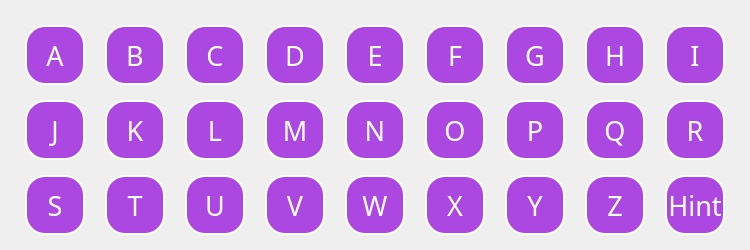
     <widget class="QWidget" name="gridWidget" native="true">
      <property name="sizePolicy">
       <sizepolicy hsizetype="Fixed" vsizetype="Fixed">
        <horstretch>0</horstretch>
        <verstretch>0</verstretch>
       </sizepolicy>
      </property>
      <property name="minimumSize">
       <size>
        <width>750</width>
        <height>250</height>
       </size>
      </property>
      <property name="maximumSize">
       <size>
        <width>750</width>
        <height>250</height>
       </size>
      </property>
      <layout class="QGridLayout" name="gridLayout">
       <item row="0" column="5">
        <widget class="QPushButton" name="pushButton_F">
         <property name="sizePolicy">
          <sizepolicy hsizetype="Fixed" vsizetype="Fixed">
           <horstretch>0</horstretch>
           <verstretch>0</verstretch>
          </sizepolicy>
         </property>
         <property name="minimumSize">
          <size>
           <width>60</width>
           <height>60</height>
          </size>
         </property>
         <property name="maximumSize">
          <size>
           <width>50</width>
           <height>50</height>
          </size>
         </property>
         <property name="font">
          <font>
           <family>Chalkboard</family>
           <pointsize>20</pointsize>
           <weight>50</weight>
           <italic>false</italic>
           <bold>false</bold>
          </font>
         </property>
         <property name="styleSheet">
          <string notr="true">color: white;
background : rgb(172, 71, 226);
border: 2px solid white;
border-radius: 20px;
font: 20pt &quot;Chalkboard&quot;;

</string>
         </property>
         <property name="text">
          <string>F</string>
         </property>
        </widget>
       </item>
       <item row="0" column="2">
        <widget class="QPushButton" name="pushButton_C">
         <property name="sizePolicy">
          <sizepolicy hsizetype="Fixed" vsizetype="Fixed">
           <horstretch>0</horstretch>
           <verstretch>0</verstretch>
          </sizepolicy>
         </property>
         <property name="minimumSize">
          <size>
           <width>60</width>
           <height>60</height>
          </size>
         </property>
         <property name="maximumSize">
          <size>
           <width>50</width>
           <height>50</height>
          </size>
         </property>
         <property name="font">
          <font>
           <family>Chalkboard</family>
           <pointsize>20</pointsize>
           <weight>50</weight>
           <italic>false</italic>
           <bold>false</bold>
          </font>
         </property>
         <property name="styleSheet">
          <string notr="true">color: white;
background : rgb(172, 71, 226);
border: 2px solid white;
border-radius: 20px;
font: 20pt &quot;Chalkboard&quot;;

</string>
         </property>
         <property name="text">
          <string>C</string>
         </property>
        </widget>
       </item>
       <item row="0" column="1">
        <widget class="QPushButton" name="pushButton_B">
         <property name="sizePolicy">
          <sizepolicy hsizetype="Fixed" vsizetype="Fixed">
           <horstretch>0</horstretch>
           <verstretch>0</verstretch>
          </sizepolicy>
         </property>
         <property name="minimumSize">
          <size>
           <width>60</width>
           <height>60</height>
          </size>
         </property>
         <property name="maximumSize">
          <size>
           <width>50</width>
           <height>50</height>
          </size>
         </property>
         <property name="font">
          <font>
           <family>Chalkboard</family>
           <pointsize>20</pointsize>
           <weight>50</weight>
           <italic>false</italic>
           <bold>false</bold>
          </font>
         </property>
         <property name="styleSheet">
          <string notr="true">color: white;
background : rgb(172, 71, 226);
border: 2px solid white;
border-radius: 20px;
font: 20pt &quot;Chalkboard&quot;;

</string>
         </property>
         <property name="text">
          <string>B</string>
         </property>
        </widget>
       </item>
       <item row="0" column="6">
        <widget class="QPushButton" name="pushButton_G">
         <property name="sizePolicy">
          <sizepolicy hsizetype="Fixed" vsizetype="Fixed">
           <horstretch>0</horstretch>
           <verstretch>0</verstretch>
          </sizepolicy>
         </property>
         <property name="minimumSize">
          <size>
           <width>60</width>
           <height>60</height>
          </size>
         </property>
         <property name="maximumSize">
          <size>
           <width>50</width>
           <height>50</height>
          </size>
         </property>
         <property name="font">
          <font>
           <family>Chalkboard</family>
           <pointsize>20</pointsize>
           <weight>50</weight>
           <italic>false</italic>
           <bold>false</bold>
          </font>
         </property>
         <property name="styleSheet">
          <string notr="true">color: white;
background : rgb(172, 71, 226);
border: 2px solid white;
border-radius: 20px;
font: 20pt &quot;Chalkboard&quot;;

</string>
         </property>
         <property name="text">
          <string>G</string>
         </property>
        </widget>
       </item>
       <item row="0" column="4">
        <widget class="QPushButton" name="pushButton_E">
         <property name="sizePolicy">
          <sizepolicy hsizetype="Fixed" vsizetype="Fixed">
           <horstretch>0</horstretch>
           <verstretch>0</verstretch>
          </sizepolicy>
         </property>
         <property name="minimumSize">
          <size>
           <width>60</width>
           <height>60</height>
          </size>
         </property>
         <property name="maximumSize">
          <size>
           <width>50</width>
           <height>50</height>
          </size>
         </property>
         <property name="font">
          <font>
           <family>Chalkboard</family>
           <pointsize>20</pointsize>
           <weight>50</weight>
           <italic>false</italic>
           <bold>false</bold>
          </font>
         </property>
         <property name="styleSheet">
          <string notr="true">color: white;
background : rgb(172, 71, 226);
border: 2px solid white;
border-radius: 20px;
font: 20pt &quot;Chalkboard&quot;;

</string>
         </property>
         <property name="text">
          <string>E</string>
         </property>
        </widget>
       </item>
       <item row="0" column="7">
        <widget class="QPushButton" name="pushButton_H">
         <property name="sizePolicy">
          <sizepolicy hsizetype="Fixed" vsizetype="Fixed">
           <horstretch>0</horstretch>
           <verstretch>0</verstretch>
          </sizepolicy>
         </property>
         <property name="minimumSize">
          <size>
           <width>60</width>
           <height>60</height>
          </size>
         </property>
         <property name="maximumSize">
          <size>
           <width>50</width>
           <height>50</height>
          </size>
         </property>
         <property name="font">
          <font>
           <family>Chalkboard</family>
           <pointsize>20</pointsize>
           <weight>50</weight>
           <italic>false</italic>
           <bold>false</bold>
          </font>
         </property>
         <property name="styleSheet">
          <string notr="true">color: white;
background : rgb(172, 71, 226);
border: 2px solid white;
border-radius: 20px;
font: 20pt &quot;Chalkboard&quot;;

</string>
         </property>
         <property name="text">
          <string>H</string>
         </property>
        </widget>
       </item>
       <item row="0" column="8">
        <widget class="QPushButton" name="pushButton_I">
         <property name="sizePolicy">
          <sizepolicy hsizetype="Fixed" vsizetype="Fixed">
           <horstretch>0</horstretch>
           <verstretch>0</verstretch>
          </sizepolicy>
         </property>
         <property name="minimumSize">
          <size>
           <width>60</width>
           <height>60</height>
          </size>
         </property>
         <property name="maximumSize">
          <size>
           <width>50</width>
           <height>50</height>
          </size>
         </property>
         <property name="font">
          <font>
           <family>Chalkboard</family>
           <pointsize>20</pointsize>
           <weight>50</weight>
           <italic>false</italic>
           <bold>false</bold>
          </font>
         </property>
         <property name="styleSheet">
          <string notr="true">color: white;
background : rgb(172, 71, 226);
border: 2px solid white;
border-radius: 20px;
font: 20pt &quot;Chalkboard&quot;;

</string>
         </property>
         <property name="text">
          <string>I</string>
         </property>
        </widget>
       </item>
       <item row="0" column="3">
        <widget class="QPushButton" name="pushButton_D">
         <property name="sizePolicy">
          <sizepolicy hsizetype="Fixed" vsizetype="Fixed">
           <horstretch>0</horstretch>
           <verstretch>0</verstretch>
          </sizepolicy>
         </property>
         <property name="minimumSize">
          <size>
           <width>60</width>
           <height>60</height>
          </size>
         </property>
         <property name="maximumSize">
          <size>
           <width>50</width>
           <height>50</height>
          </size>
         </property>
         <property name="font">
          <font>
           <family>Chalkboard</family>
           <pointsize>20</pointsize>
           <weight>50</weight>
           <italic>false</italic>
           <bold>false</bold>
          </font>
         </property>
         <property name="styleSheet">
          <string notr="true">color: white;
background : rgb(172, 71, 226);
border: 2px solid white;
border-radius: 20px;
font: 20pt &quot;Chalkboard&quot;;

</string>
         </property>
         <property name="text">
          <string>D</string>
         </property>
        </widget>
       </item>
       <item row="0" column="0">
        <widget class="QPushButton" name="pushButton_A">
         <property name="sizePolicy">
          <sizepolicy hsizetype="Fixed" vsizetype="Fixed">
           <horstretch>0</horstretch>
           <verstretch>0</verstretch>
          </sizepolicy>
         </property>
         <property name="minimumSize">
          <size>
           <width>60</width>
           <height>60</height>
          </size>
         </property>
         <property name="maximumSize">
          <size>
           <width>50</width>
           <height>50</height>
          </size>
         </property>
         <property name="font">
          <font>
           <family>Chalkboard</family>
           <pointsize>20</pointsize>
           <weight>50</weight>
           <italic>false</italic>
           <bold>false</bold>
          </font>
         </property>
         <property name="styleSheet">
          <string notr="true">color: white;
background : rgb(172, 71, 226);
border: 2px solid white;
border-radius: 20px;
font: 20pt &quot;Chalkboard&quot;;

</string>
         </property>
         <property name="text">
          <string>A</string>
         </property>
        </widget>
       </item>
       <item row="1" column="0">
        <widget class="QPushButton" name="pushButton_J">
         <property name="sizePolicy">
          <sizepolicy hsizetype="Fixed" vsizetype="Fixed">
           <horstretch>0</horstretch>
           <verstretch>0</verstretch>
          </sizepolicy>
         </property>
         <property name="minimumSize">
          <size>
           <width>60</width>
           <height>60</height>
          </size>
         </property>
         <property name="maximumSize">
          <size>
           <width>50</width>
           <height>50</height>
          </size>
         </property>
         <property name="font">
          <font>
           <family>Chalkboard</family>
           <pointsize>20</pointsize>
           <weight>50</weight>
           <italic>false</italic>
           <bold>false</bold>
          </font>
         </property>
         <property name="styleSheet">
          <string notr="true">color: white;
background : rgb(172, 71, 226);
border: 2px solid white;
border-radius: 20px;
font: 20pt &quot;Chalkboard&quot;;

</string>
         </property>
         <property name="text">
          <string>J</string>
         </property>
        </widget>
       </item>
       <item row="2" column="0">
        <widget class="QPushButton" name="pushButton_S">
         <property name="sizePolicy">
          <sizepolicy hsizetype="Fixed" vsizetype="Fixed">
           <horstretch>0</horstretch>
           <verstretch>0</verstretch>
          </sizepolicy>
         </property>
         <property name="minimumSize">
          <size>
           <width>60</width>
           <height>60</height>
          </size>
         </property>
         <property name="maximumSize">
          <size>
           <width>50</width>
           <height>50</height>
          </size>
         </property>
         <property name="font">
          <font>
           <family>Chalkboard</family>
           <pointsize>20</pointsize>
           <weight>50</weight>
           <italic>false</italic>
           <bold>false</bold>
          </font>
         </property>
         <property name="styleSheet">
          <string notr="true">color: white;
background : rgb(172, 71, 226);
border: 2px solid white;
border-radius: 20px;
font: 20pt &quot;Chalkboard&quot;;

</string>
         </property>
         <property name="text">
          <string>S</string>
         </property>
        </widget>
       </item>
       <item row="1" column="1">
        <widget class="QPushButton" name="pushButton_K">
         <property name="sizePolicy">
          <sizepolicy hsizetype="Fixed" vsizetype="Fixed">
           <horstretch>0</horstretch>
           <verstretch>0</verstretch>
          </sizepolicy>
         </property>
         <property name="minimumSize">
          <size>
           <width>60</width>
           <height>60</height>
          </size>
         </property>
         <property name="maximumSize">
          <size>
           <width>50</width>
           <height>50</height>
          </size>
         </property>
         <property name="font">
          <font>
           <family>Chalkboard</family>
           <pointsize>20</pointsize>
           <weight>50</weight>
           <italic>false</italic>
           <bold>false</bold>
          </font>
         </property>
         <property name="styleSheet">
          <string notr="true">color: white;
background : rgb(172, 71, 226);
border: 2px solid white;
border-radius: 20px;
font: 20pt &quot;Chalkboard&quot;;

</string>
         </property>
         <property name="text">
          <string>K</string>
         </property>
        </widget>
       </item>
       <item row="1" column="2">
        <widget class="QPushButton" name="pushButton_L">
         <property name="sizePolicy">
          <sizepolicy hsizetype="Fixed" vsizetype="Fixed">
           <horstretch>0</horstretch>
           <verstretch>0</verstretch>
          </sizepolicy>
         </property>
         <property name="minimumSize">
          <size>
           <width>60</width>
           <height>60</height>
          </size>
         </property>
         <property name="maximumSize">
          <size>
           <width>50</width>
           <height>50</height>
          </size>
         </property>
         <property name="font">
          <font>
           <family>Chalkboard</family>
           <pointsize>20</pointsize>
           <weight>50</weight>
           <italic>false</italic>
           <bold>false</bold>
          </font>
         </property>
         <property name="styleSheet">
          <string notr="true">color: white;
background : rgb(172, 71, 226);
border: 2px solid white;
border-radius: 20px;
font: 20pt &quot;Chalkboard&quot;;

</string>
         </property>
         <property name="text">
          <string>L</string>
         </property>
        </widget>
       </item>
       <item row="1" column="3">
        <widget class="QPushButton" name="pushButton_M">
         <property name="sizePolicy">
          <sizepolicy hsizetype="Fixed" vsizetype="Fixed">
           <horstretch>0</horstretch>
           <verstretch>0</verstretch>
          </sizepolicy>
         </property>
         <property name="minimumSize">
          <size>
           <width>60</width>
           <height>60</height>
          </size>
         </property>
         <property name="maximumSize">
          <size>
           <width>50</width>
           <height>50</height>
          </size>
         </property>
         <property name="font">
          <font>
           <family>Chalkboard</family>
           <pointsize>20</pointsize>
           <weight>50</weight>
           <italic>false</italic>
           <bold>false</bold>
          </font>
         </property>
         <property name="styleSheet">
          <string notr="true">color: white;
background : rgb(172, 71, 226);
border: 2px solid white;
border-radius: 20px;
font: 20pt &quot;Chalkboard&quot;;

</string>
         </property>
         <property name="text">
          <string>M</string>
         </property>
        </widget>
       </item>
       <item row="1" column="4">
        <widget class="QPushButton" name="pushButton_N">
         <property name="sizePolicy">
          <sizepolicy hsizetype="Fixed" vsizetype="Fixed">
           <horstretch>0</horstretch>
           <verstretch>0</verstretch>
          </sizepolicy>
         </property>
         <property name="minimumSize">
          <size>
           <width>60</width>
           <height>60</height>
          </size>
         </property>
         <property name="maximumSize">
          <size>
           <width>50</width>
           <height>50</height>
          </size>
         </property>
         <property name="font">
          <font>
           <family>Chalkboard</family>
           <pointsize>20</pointsize>
           <weight>50</weight>
           <italic>false</italic>
           <bold>false</bold>
          </font>
         </property>
         <property name="styleSheet">
          <string notr="true">color: white;
background : rgb(172, 71, 226);
border: 2px solid white;
border-radius: 20px;
font: 20pt &quot;Chalkboard&quot;;

</string>
         </property>
         <property name="text">
          <string>N</string>
         </property>
        </widget>
       </item>
       <item row="1" column="5">
        <widget class="QPushButton" name="pushButton_O">
         <property name="sizePolicy">
          <sizepolicy hsizetype="Fixed" vsizetype="Fixed">
           <horstretch>0</horstretch>
           <verstretch>0</verstretch>
          </sizepolicy>
         </property>
         <property name="minimumSize">
          <size>
           <width>60</width>
           <height>60</height>
          </size>
         </property>
         <property name="maximumSize">
          <size>
           <width>50</width>
           <height>50</height>
          </size>
         </property>
         <property name="font">
          <font>
           <family>Chalkboard</family>
           <pointsize>20</pointsize>
           <weight>50</weight>
           <italic>false</italic>
           <bold>false</bold>
          </font>
         </property>
         <property name="styleSheet">
          <string notr="true">color: white;
background : rgb(172, 71, 226);
border: 2px solid white;
border-radius: 20px;
font: 20pt &quot;Chalkboard&quot;;

</string>
         </property>
         <property name="text">
          <string>O</string>
         </property>
        </widget>
       </item>
       <item row="1" column="6">
        <widget class="QPushButton" name="pushButton_P">
         <property name="sizePolicy">
          <sizepolicy hsizetype="Fixed" vsizetype="Fixed">
           <horstretch>0</horstretch>
           <verstretch>0</verstretch>
          </sizepolicy>
         </property>
         <property name="minimumSize">
          <size>
           <width>60</width>
           <height>60</height>
          </size>
         </property>
         <property name="maximumSize">
          <size>
           <width>50</width>
           <height>50</height>
          </size>
         </property>
         <property name="font">
          <font>
           <family>Chalkboard</family>
           <pointsize>20</pointsize>
           <weight>50</weight>
           <italic>false</italic>
           <bold>false</bold>
          </font>
         </property>
         <property name="styleSheet">
          <string notr="true">color: white;
background : rgb(172, 71, 226);
border: 2px solid white;
border-radius: 20px;
font: 20pt &quot;Chalkboard&quot;;

</string>
         </property>
         <property name="text">
          <string>P</string>
         </property>
        </widget>
       </item>
       <item row="1" column="7">
        <widget class="QPushButton" name="pushButton_Q">
         <property name="sizePolicy">
          <sizepolicy hsizetype="Fixed" vsizetype="Fixed">
           <horstretch>0</horstretch>
           <verstretch>0</verstretch>
          </sizepolicy>
         </property>
         <property name="minimumSize">
          <size>
           <width>60</width>
           <height>60</height>
          </size>
         </property>
         <property name="maximumSize">
          <size>
           <width>50</width>
           <height>50</height>
          </size>
         </property>
         <property name="font">
          <font>
           <family>Chalkboard</family>
           <pointsize>20</pointsize>
           <weight>50</weight>
           <italic>false</italic>
           <bold>false</bold>
          </font>
         </property>
         <property name="styleSheet">
          <string notr="true">color: white;
background : rgb(172, 71, 226);
border: 2px solid white;
border-radius: 20px;
font: 20pt &quot;Chalkboard&quot;;

</string>
         </property>
         <property name="text">
          <string>Q</string>
         </property>
        </widget>
       </item>
       <item row="1" column="8">
        <widget class="QPushButton" name="pushButton_R">
         <property name="sizePolicy">
          <sizepolicy hsizetype="Fixed" vsizetype="Fixed">
           <horstretch>0</horstretch>
           <verstretch>0</verstretch>
          </sizepolicy>
         </property>
         <property name="minimumSize">
          <size>
           <width>60</width>
           <height>60</height>
          </size>
         </property>
         <property name="maximumSize">
          <size>
           <width>50</width>
           <height>50</height>
          </size>
         </property>
         <property name="font">
          <font>
           <family>Chalkboard</family>
           <pointsize>20</pointsize>
           <weight>50</weight>
           <italic>false</italic>
           <bold>false</bold>
          </font>
         </property>
         <property name="styleSheet">
          <string notr="true">color: white;
background : rgb(172, 71, 226);
border: 2px solid white;
border-radius: 20px;
font: 20pt &quot;Chalkboard&quot;;

</string>
         </property>
         <property name="text">
          <string>R</string>
         </property>
        </widget>
       </item>
       <item row="2" column="1">
        <widget class="QPushButton" name="pushButton_T">
         <property name="sizePolicy">
          <sizepolicy hsizetype="Fixed" vsizetype="Fixed">
           <horstretch>0</horstretch>
           <verstretch>0</verstretch>
          </sizepolicy>
         </property>
         <property name="minimumSize">
          <size>
           <width>60</width>
           <height>60</height>
          </size>
         </property>
         <property name="maximumSize">
          <size>
           <width>50</width>
           <height>50</height>
          </size>
         </property>
         <property name="font">
          <font>
           <family>Chalkboard</family>
           <pointsize>20</pointsize>
           <weight>50</weight>
           <italic>false</italic>
           <bold>false</bold>
          </font>
         </property>
         <property name="styleSheet">
          <string notr="true">color: white;
background : rgb(172, 71, 226);
border: 2px solid white;
border-radius: 20px;
font: 20pt &quot;Chalkboard&quot;;

</string>
         </property>
         <property name="text">
          <string>T</string>
         </property>
        </widget>
       </item>
       <item row="2" column="2">
        <widget class="QPushButton" name="pushButton_U">
         <property name="sizePolicy">
          <sizepolicy hsizetype="Fixed" vsizetype="Fixed">
           <horstretch>0</horstretch>
           <verstretch>0</verstretch>
          </sizepolicy>
         </property>
         <property name="minimumSize">
          <size>
           <width>60</width>
           <height>60</height>
          </size>
         </property>
         <property name="maximumSize">
          <size>
           <width>50</width>
           <height>50</height>
          </size>
         </property>
         <property name="font">
          <font>
           <family>Chalkboard</family>
           <pointsize>20</pointsize>
           <weight>50</weight>
           <italic>false</italic>
           <bold>false</bold>
          </font>
         </property>
         <property name="styleSheet">
          <string notr="true">color: white;
background : rgb(172, 71, 226);
border: 2px solid white;
border-radius: 20px;
font: 20pt &quot;Chalkboard&quot;;

</string>
         </property>
         <property name="text">
          <string>U</string>
         </property>
        </widget>
       </item>
       <item row="2" column="3">
        <widget class="QPushButton" name="pushButton_V">
         <property name="sizePolicy">
          <sizepolicy hsizetype="Fixed" vsizetype="Fixed">
           <horstretch>0</horstretch>
           <verstretch>0</verstretch>
          </sizepolicy>
         </property>
         <property name="minimumSize">
          <size>
           <width>60</width>
           <height>60</height>
          </size>
         </property>
         <property name="maximumSize">
          <size>
           <width>50</width>
           <height>50</height>
          </size>
         </property>
         <property name="font">
          <font>
           <family>Chalkboard</family>
           <pointsize>20</pointsize>
           <weight>50</weight>
           <italic>false</italic>
           <bold>false</bold>
          </font>
         </property>
         <property name="styleSheet">
          <string notr="true">color: white;
background : rgb(172, 71, 226);
border: 2px solid white;
border-radius: 20px;
font: 20pt &quot;Chalkboard&quot;;

</string>
         </property>
         <property name="text">
          <string>V</string>
         </property>
        </widget>
       </item>
       <item row="2" column="4">
        <widget class="QPushButton" name="pushButton_W">
         <property name="sizePolicy">
          <sizepolicy hsizetype="Fixed" vsizetype="Fixed">
           <horstretch>0</horstretch>
           <verstretch>0</verstretch>
          </sizepolicy>
         </property>
         <property name="minimumSize">
          <size>
           <width>60</width>
           <height>60</height>
          </size>
         </property>
         <property name="maximumSize">
          <size>
           <width>50</width>
           <height>50</height>
          </size>
         </property>
         <property name="font">
          <font>
           <family>Chalkboard</family>
           <pointsize>20</pointsize>
           <weight>50</weight>
           <italic>false</italic>
           <bold>false</bold>
          </font>
         </property>
         <property name="styleSheet">
          <string notr="true">color: white;
background : rgb(172, 71, 226);
border: 2px solid white;
border-radius: 20px;
font: 20pt &quot;Chalkboard&quot;;

</string>
         </property>
         <property name="text">
          <string>W</string>
         </property>
        </widget>
       </item>
       <item row="2" column="5">
        <widget class="QPushButton" name="pushButton_X">
         <property name="sizePolicy">
          <sizepolicy hsizetype="Fixed" vsizetype="Fixed">
           <horstretch>0</horstretch>
           <verstretch>0</verstretch>
          </sizepolicy>
         </property>
         <property name="minimumSize">
          <size>
           <width>60</width>
           <height>60</height>
          </size>
         </property>
         <property name="maximumSize">
          <size>
           <width>50</width>
           <height>50</height>
          </size>
         </property>
         <property name="font">
          <font>
           <family>Chalkboard</family>
           <pointsize>20</pointsize>
           <weight>50</weight>
           <italic>false</italic>
           <bold>false</bold>
          </font>
         </property>
         <property name="styleSheet">
          <string notr="true">color: white;
background : rgb(172, 71, 226);
border: 2px solid white;
border-radius: 20px;
font: 20pt &quot;Chalkboard&quot;;

</string>
         </property>
         <property name="text">
          <string>X</string>
         </property>
        </widget>
       </item>
       <item row="2" column="6">
        <widget class="QPushButton" name="pushButton_Y">
         <property name="sizePolicy">
          <sizepolicy hsizetype="Fixed" vsizetype="Fixed">
           <horstretch>0</horstretch>
           <verstretch>0</verstretch>
          </sizepolicy>
         </property>
         <property name="minimumSize">
          <size>
           <width>60</width>
           <height>60</height>
          </size>
         </property>
         <property name="maximumSize">
          <size>
           <width>50</width>
           <height>50</height>
          </size>
         </property>
         <property name="font">
          <font>
           <family>Chalkboard</family>
           <pointsize>20</pointsize>
           <weight>50</weight>
           <italic>false</italic>
           <bold>false</bold>
          </font>
         </property>
         <property name="styleSheet">
          <string notr="true">color: white;
background : rgb(172, 71, 226);
border: 2px solid white;
border-radius: 20px;
font: 20pt &quot;Chalkboard&quot;;

</string>
         </property>
         <property name="text">
          <string>Y</string>
         </property>
        </widget>
       </item>
       <item row="2" column="7">
        <widget class="QPushButton" name="pushButton_Z">
         <property name="sizePolicy">
          <sizepolicy hsizetype="Fixed" vsizetype="Fixed">
           <horstretch>0</horstretch>
           <verstretch>0</verstretch>
          </sizepolicy>
         </property>
         <property name="minimumSize">
          <size>
           <width>60</width>
           <height>60</height>
          </size>
         </property>
         <property name="maximumSize">
          <size>
           <width>50</width>
           <height>50</height>
          </size>
         </property>
         <property name="font">
          <font>
           <family>Chalkboard</family>
           <pointsize>20</pointsize>
           <weight>50</weight>
           <italic>false</italic>
           <bold>false</bold>
          </font>
         </property>
         <property name="styleSheet">
          <string notr="true">color: white;
background : rgb(172, 71, 226);
border: 2px solid white;
border-radius: 20px;
font: 20pt &quot;Chalkboard&quot;;

</string>
         </property>
         <property name="text">
          <string>Z</string>
         </property>
        </widget>
       </item>
       <item row="2" column="8">
        <widget class="QPushButton" name="pushButton_Hint">
         <property name="sizePolicy">
          <sizepolicy hsizetype="Fixed" vsizetype="Fixed">
           <horstretch>0</horstretch>
           <verstretch>0</verstretch>
          </sizepolicy>
         </property>
         <property name="minimumSize">
          <size>
           <width>60</width>
           <height>60</height>
          </size>
         </property>
         <property name="maximumSize">
          <size>
           <width>50</width>
           <height>50</height>
          </size>
         </property>
         <property name="font">
          <font>
           <family>Chalkboard</family>
           <pointsize>20</pointsize>
           <weight>50</weight>
           <italic>false</italic>
           <bold>false</bold>
          </font>
         </property>
         <property name="styleSheet">
          <string notr="true">color: white;
background : rgb(172, 71, 226);
border: 2px solid white;
border-radius: 20px;
font: 20pt &quot;Chalkboard&quot;;

</string>
         </property>
         <property name="text">
          <string>Hint</string>
         </property>
        </widget>
       </item>
      </layout>
     </widget>
